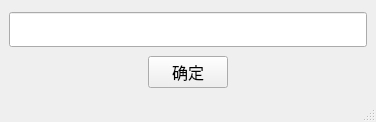
<?xml version="1.0" encoding="UTF-8"?>
<ui version="4.0">
 <class>MainWindow</class>
 <widget class="QMainWindow" name="MainWindow">
  <property name="geometry">
   <rect>
    <x>0</x>
    <y>0</y>
    <width>376</width>
    <height>122</height>
   </rect>
  </property>
  <property name="windowTitle">
   <string>MainWindow</string>
  </property>
  <widget class="QWidget" name="centralwidget">
   <layout class="QGridLayout" name="gridLayout">
    <item row="0" column="0" colspan="3">
     <widget class="QLineEdit" name="model_name_LE">
      <property name="font">
       <font>
        <family>宋体</family>
        <pointsize>14</pointsize>
       </font>
      </property>
     </widget>
    </item>
    <item row="1" column="0">
     <spacer name="horizontalSpacer">
      <property name="orientation">
       <enum>Qt::Horizontal</enum>
      </property>
      <property name="sizeHint" stdset="0">
       <size>
        <width>133</width>
        <height>20</height>
       </size>
      </property>
     </spacer>
    </item>
    <item row="1" column="1">
     <widget class="QPushButton" name="ok_PB">
      <property name="maximumSize">
       <size>
        <width>100</width>
        <height>16777215</height>
       </size>
      </property>
      <property name="font">
       <font>
        <family>宋体</family>
        <pointsize>12</pointsize>
       </font>
      </property>
      <property name="text">
       <string>确定</string>
      </property>
     </widget>
    </item>
    <item row="1" column="2">
     <spacer name="horizontalSpacer_2">
      <property name="orientation">
       <enum>Qt::Horizontal</enum>
      </property>
      <property name="sizeHint" stdset="0">
       <size>
        <width>132</width>
        <height>20</height>
       </size>
      </property>
     </spacer>
    </item>
   </layout>
  </widget>
  <widget class="QMenuBar" name="menubar">
   <property name="geometry">
    <rect>
     <x>0</x>
     <y>0</y>
     <width>376</width>
     <height>23</height>
    </rect>
   </property>
  </widget>
  <widget class="QStatusBar" name="statusbar"/>
 </widget>
 <resources/>
 <connections/>
</ui>
